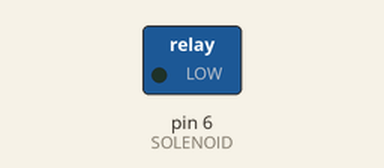
Recording of a sketch running on a simulated Arduino Uno, built with avr-gcc and run on an emulated ATmega328P. Parts: switched loads named in the sketch (green lamp = pin HIGH). Dashed ring = blinking. What the sketch prints to the serial monitor is not drawn.

Above: at 1.0 s.
Timing chart, 0 to 4.6 s (numbered marks = the images above):
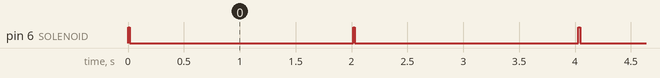

The sketch:

sketch.ino
```cpp
// TASK 2: MAKE SOMETHING TAP
//
// Goal: a discrete knock instead of a buzz, and a feel for why that changes
// the message.
//
// A solenoid is a coil that yanks a metal rod when you energise it. Unlike the
// motor in task 1, there is no "half a tap". It fires or it does not, so the
// only things you control are WHEN and HOW OFTEN.
//
// PINS  build this before you upload
//
//   D6 ---------------- MOSFET gate (logic-level, e.g. IRLZ44N)
//                       source -> GND
//                       drain  -> solenoid -> +5V on its OWN supply
//                       1N4148 across the coil, BAND to +5V
//
//   The supply GND and the Arduino GND MUST be joined, or the MOSFET never
//   sees a real gate voltage.
//   Separate supply matters: the datasheet gives 1.1 A at 5V into a 4.5 ohm
//   coil (Adafruit 2776). Off USB alone the board browns out and resets,
//   which looks exactly like a code bug and is not one. Adafruit say this
//   explicitly: "be careful of trying to power/activate from a computer's
//   USB".
//
//   Throw is 3mm at 80g of force, so it is a tap, not a punch.
//
// HEAT: a solenoid held on will cook itself. Never energise it for more than
// about 30 ms, and keep the duty cycle low. The code below does both.

const int SOLENOID = 6;

// ---- CHANGE ME ------------------------------------------------------------
int pulseMs  = 15;        // how long the coil is energised. 10-25 works.
int gapMs    = 120;       // silence between taps in a burst
int tapCount = 1;         // taps per burst
int burstGap = 2000;      // ms between bursts
// ---------------------------------------------------------------------------

void tap(int ms) {
  digitalWrite(SOLENOID, HIGH);
  delay(ms);
  digitalWrite(SOLENOID, LOW);   // always turn it off. Never leave it on.
}

void setup() {
  pinMode(SOLENOID, OUTPUT);
  digitalWrite(SOLENOID, LOW);
  Serial.begin(9600);
  Serial.println("Tapping. Try tapCount 1, then 2, then 3.");
}

void loop() {
  for (int i = 0; i < tapCount; i++) {
    tap(pulseMs);
    if (i < tapCount - 1) delay(gapMs);
  }
  delay(burstGap);
}

// ---- THINGS TO TRY --------------------------------------------------------
//
// 1. Run it with tapCount = 1. Then 2. Then 3. One tap is a notification.
//    Two is a question. Three is a demand. You did not change the strength
//    at all, only the count.
//
// 2. Set gapMs to 60, then to 300. Fast doubles read as one urgent event;
//    slow doubles read as two separate ones. Rhythm carries meaning that
//    volume cannot.
//
// 3. Put your fingertip against the plunger, then rest your whole palm on it.
//    Same pulse, different sensation. Where you place an actuator on the body
//    matters as much as how you drive it.
//
// 4. Compare with task 1 running next to it. Ask someone which one they would
//    want for "your build finished" and which for "your build failed".
```

Measured:
- by itself, pin 6 (SOLENOID): alternates HIGH for 0.02 s and LOW for 2.0 s
